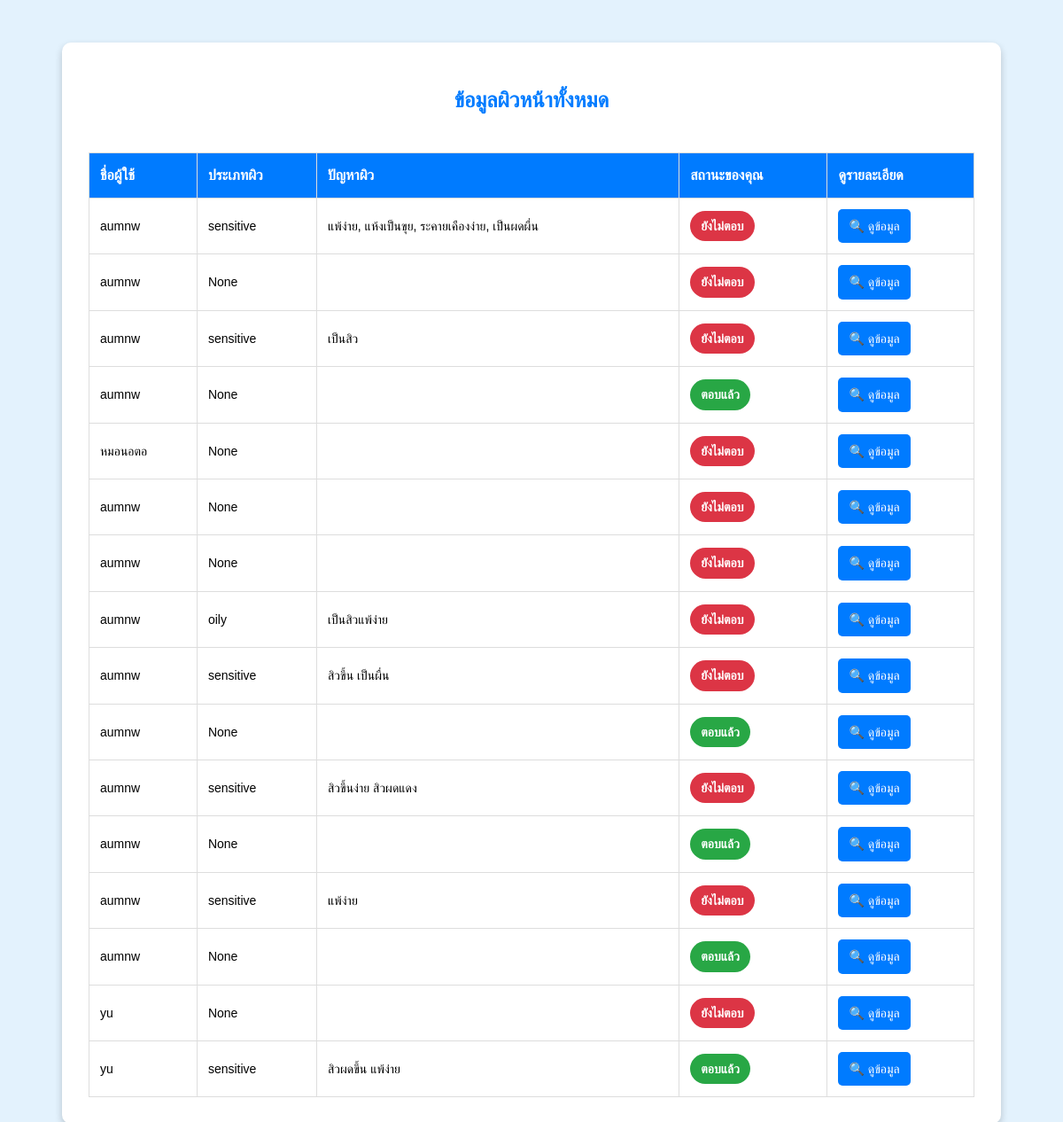
The page /expert-view/ (signed in) on the database as committed earlier.
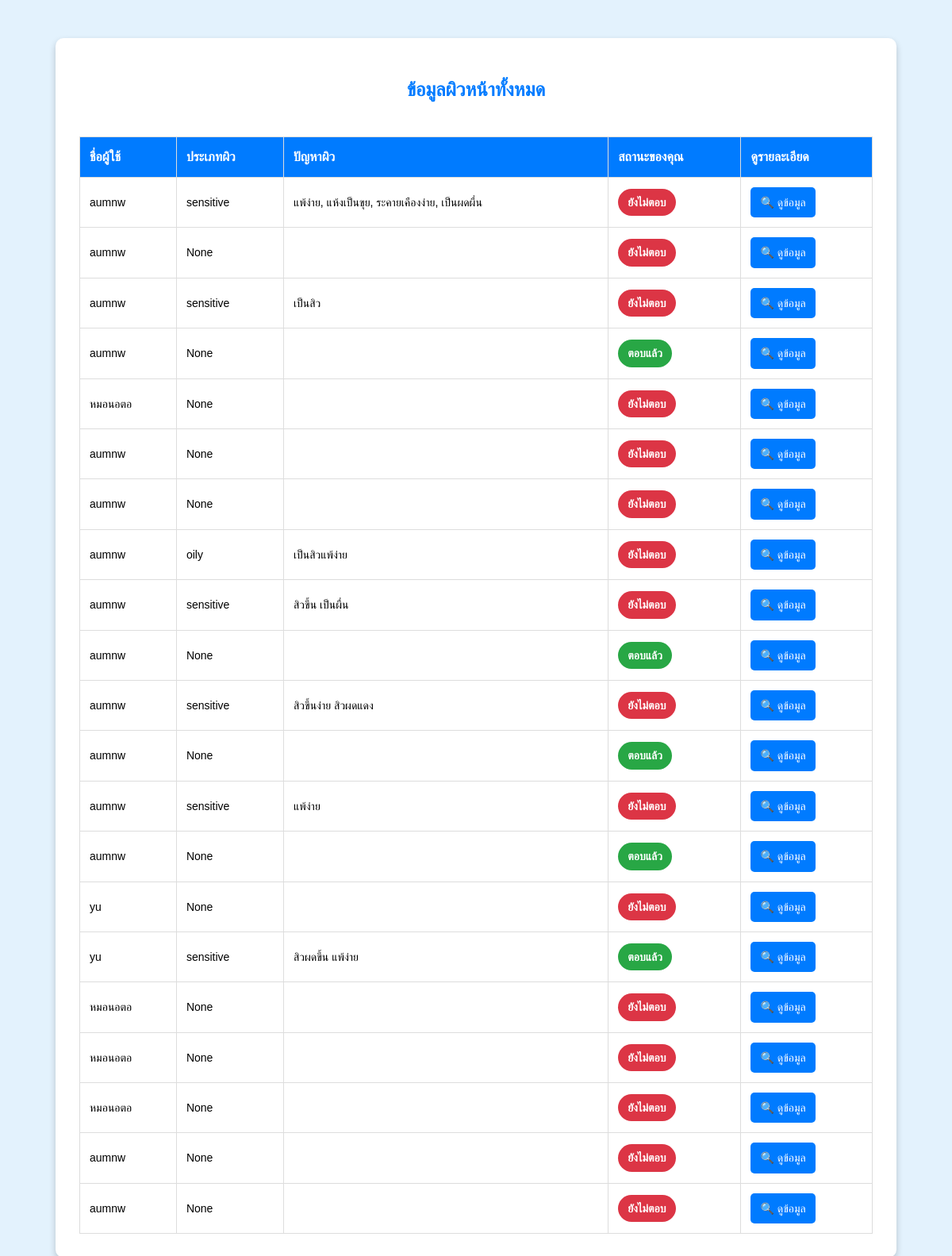
The same page on the database as committed later.
### accounts/models.py (models this page shows, shortened)
class SkinData(models.Model):
    user = models.ForeignKey(User, on_delete=models.CASCADE, related_name="skin_data")
    skin_type = models.CharField(max_length=50, blank=True, null=True)
    concern = models.TextField(blank=True, null=True)
    allergy_history = models.TextField(blank=True, null=True)
    current_products = models.TextField(blank=True, null=True)
    skincare_goal = models.TextField(blank=True, null=True)
    submitted_at = models.DateTimeField(auto_now_add=True)

### accounts/views.py (the view)
# urls.py: path('expert-view/', views.expert_view, name='expert_view'),
@login_required
@user_passes_test(is_expert)  # อนุญาตเฉพาะผู้เชี่ยวชาญ
def expert_view(request):
    skin_data_list = SkinData.objects.all()  # ดึงข้อมูลผิวหน้าทั้งหมด
    current_expert = request.user  # ดึง Expert ที่ล็อกอินอยู่
    skin_data_with_status = []
    for skin_data in skin_data_list:
        has_response = ExpertResponse.objects.filter(skin_data=skin_data, expert=current_expert).exists()
        status = "ตอบแล้ว" if has_response else "ยังไม่ตอบ"
        skin_data_with_status.append({
            'data': skin_data,
            'status': status
        })
    return render(request, 'expert_view.html', {
        'skin_data_with_status': skin_data_with_status
    })

### accounts/views.py (called while the page is built)
def is_expert(user):
    return user.groups.filter(name='Expert').exists()

### templates/expert_view.html (shortened to what this page needs)
<!DOCTYPE html>
<html lang="th">
<head>
</head>
<body>
    <div class="container">
        <h1>ข้อมูลผิวหน้าทั้งหมด</h1>
        <div class="table-container">
            <table class="table">
                <thead>
                    <tr>
                        <th>ชื่อผู้ใช้</th>
                        <th>ประเภทผิว</th>
                        <th>ปัญหาผิว</th>
                        <th>สถานะของคุณ</th>
                        <th>ดูรายละเอียด</th>
                    </tr>
                </thead>
                <tbody>
                    {% for skin_data_entry in skin_data_with_status %}
                    <tr>
                        <td>{{ skin_data_entry.data.user.username }}</td>
                        <td>{{ skin_data_entry.data.skin_type }}</td>
                        <td>{{ skin_data_entry.data.concern }}</td>
                        <td>
                            <span class="status-badge {% if skin_data_entry.status == 'ตอบแล้ว' %}status-green{% else %}status-red{% endif %}">
                                {{ skin_data_entry.status }}
                            </span>
                        </td>
                        <td><a href="{% url 'expert_view_detail' skin_data_entry.data.id %}" class="btn">🔍 ดูข้อมูล</a></td>
                    </tr>
                    {% empty %}
                    <tr>
                        <td colspan="5" class="text-center">
                            <span class="status-badge status-red">ยังไม่มีข้อมูล</span>
                        </td>
                    </tr>
                    {% endfor %}
                </tbody>
            </table>
        </div>
    </div>
</body>
</html>

### templates/expert_view.html (style rules this page uses)
html, body { user-select: none; -webkit-user-select: none; -ms-user-select: none; font-family: "Kanit", sans-serif; line-height: 1.6; padding: 20px; background-color: #E3F2FD; }
.container { max-width: 1000px; margin: auto; background-color: white; padding: 30px; border-radius: 10px; box-shadow: 0 4px 8px rgba(0, 0, 0, 0.2); }
h1 { text-align: center; font-size: 24px; color: #007BFF; margin-bottom: 20px; }
.table-container { overflow-x: auto; }
.table { width: 100%; border-collapse: collapse; margin-top: 20px; background-color: white; }
.table th, .table td { border: 1px solid #ddd; padding: 12px; text-align: left; }
.table th { background-color: #007BFF; color: white; font-size: 16px; text-transform: uppercase; }
.table td { font-size: 14px; }
.status-badge { display: inline-block; padding: 6px 12px; border-radius: 20px; font-weight: bold; }
.status-green { background-color: #28A745; color: white; }
.status-red { background-color: #DC3545; color: white; }
.btn { display: inline-block; background-color: #007BFF; color: white; padding: 8px 12px; border-radius: 5px; text-decoration: none; font-size: 14px; transition: 0.3s; }

Rows that differ between the two databases and show on the page:
added SkinData: data.user.username "หมอนอตอ", data.skin_type "None", status "ยังไม่ตอบ"
added SkinData: data.user.username "หมอนอตอ", data.skin_type "None", status "ยังไม่ตอบ"
added SkinData: data.user.username "หมอนอตอ", data.skin_type "None", status "ยังไม่ตอบ"
added SkinData: data.user.username "aumnw", data.skin_type "None", status "ยังไม่ตอบ"
added SkinData: data.user.username "aumnw", data.skin_type "None", status "ยังไม่ตอบ"
